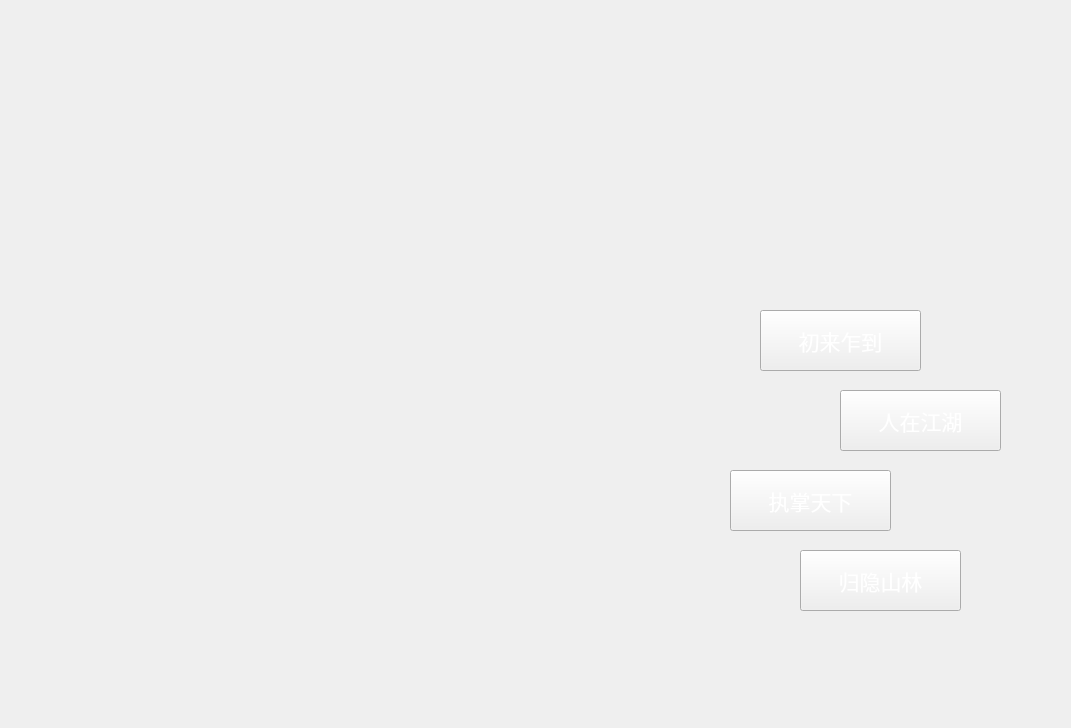
<?xml version="1.0" encoding="UTF-8"?>
<ui version="4.0">
 <class>MenuClass</class>
 <widget class="QMainWindow" name="MenuClass">
  <property name="geometry">
   <rect>
    <x>0</x>
    <y>0</y>
    <width>1071</width>
    <height>728</height>
   </rect>
  </property>
  <property name="sizePolicy">
   <sizepolicy hsizetype="Fixed" vsizetype="Fixed">
    <horstretch>0</horstretch>
    <verstretch>0</verstretch>
   </sizepolicy>
  </property>
  <property name="minimumSize">
   <size>
    <width>1071</width>
    <height>728</height>
   </size>
  </property>
  <property name="maximumSize">
   <size>
    <width>1071</width>
    <height>728</height>
   </size>
  </property>
  <property name="font">
   <font>
    <family>隶书</family>
    <pointsize>16</pointsize>
   </font>
  </property>
  <property name="windowTitle">
   <string>无涯</string>
  </property>
  <property name="windowIcon">
   <iconset>
    <normaloff>Resources/无涯.png</normaloff>Resources/无涯.png</iconset>
  </property>
  <property name="styleSheet">
   <string notr="true">border-image: url(:/image/Resources/begin ing.png);</string>
  </property>
  <property name="animated">
   <bool>false</bool>
  </property>
  <widget class="QWidget" name="centralWidget">
   <widget class="QPushButton" name="btnNew">
    <property name="geometry">
     <rect>
      <x>760</x>
      <y>310</y>
      <width>161</width>
      <height>61</height>
     </rect>
    </property>
    <property name="styleSheet">
     <string notr="true">border-image: url(:/image/Resources/透明背景.png);
border-image: url(:/other/Resources/边框2.png);
color: rgb(255, 255, 255);
font: 16pt &quot;隶书&quot;;</string>
    </property>
    <property name="text">
     <string>初来乍到</string>
    </property>
   </widget>
   <widget class="QPushButton" name="btnContinue">
    <property name="geometry">
     <rect>
      <x>840</x>
      <y>390</y>
      <width>161</width>
      <height>61</height>
     </rect>
    </property>
    <property name="styleSheet">
     <string notr="true">border-image: url(:/image/Resources/透明背景.png);
border-image: url(:/other/Resources/边框2.png);
color: rgb(255, 255, 255);
font: 16pt &quot;隶书&quot;;</string>
    </property>
    <property name="text">
     <string>人在江湖</string>
    </property>
   </widget>
   <widget class="QPushButton" name="btnSetting">
    <property name="geometry">
     <rect>
      <x>730</x>
      <y>470</y>
      <width>161</width>
      <height>61</height>
     </rect>
    </property>
    <property name="styleSheet">
     <string notr="true">border-image: url(:/image/Resources/透明背景.png);
border-image: url(:/other/Resources/边框2.png);
color: rgb(255, 255, 255);
font: 16pt &quot;隶书&quot;;</string>
    </property>
    <property name="text">
     <string>执掌天下</string>
    </property>
   </widget>
   <widget class="QPushButton" name="btnQuit">
    <property name="geometry">
     <rect>
      <x>800</x>
      <y>550</y>
      <width>161</width>
      <height>61</height>
     </rect>
    </property>
    <property name="styleSheet">
     <string notr="true">border-image: url(:/image/Resources/透明背景.png);
border-image: url(:/other/Resources/边框2.png);
color: rgb(255, 255, 255);
font: 16pt &quot;隶书&quot;;</string>
    </property>
    <property name="text">
     <string>归隐山林</string>
    </property>
   </widget>
  </widget>
 </widget>
 <layoutdefault spacing="6" margin="11"/>
 <resources>
  <include location="Menu.qrc"/>
 </resources>
 <connections/>
</ui>
